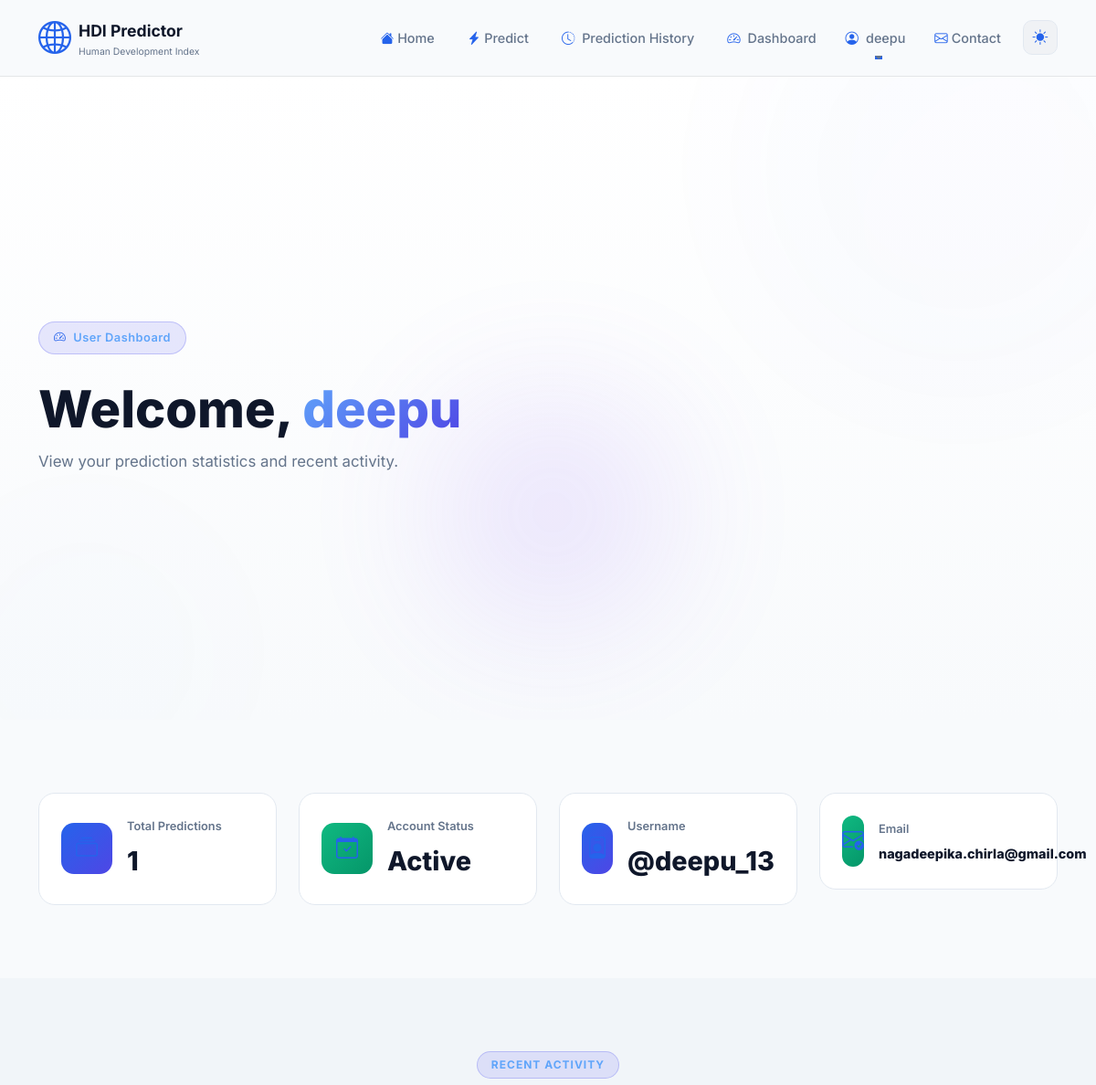
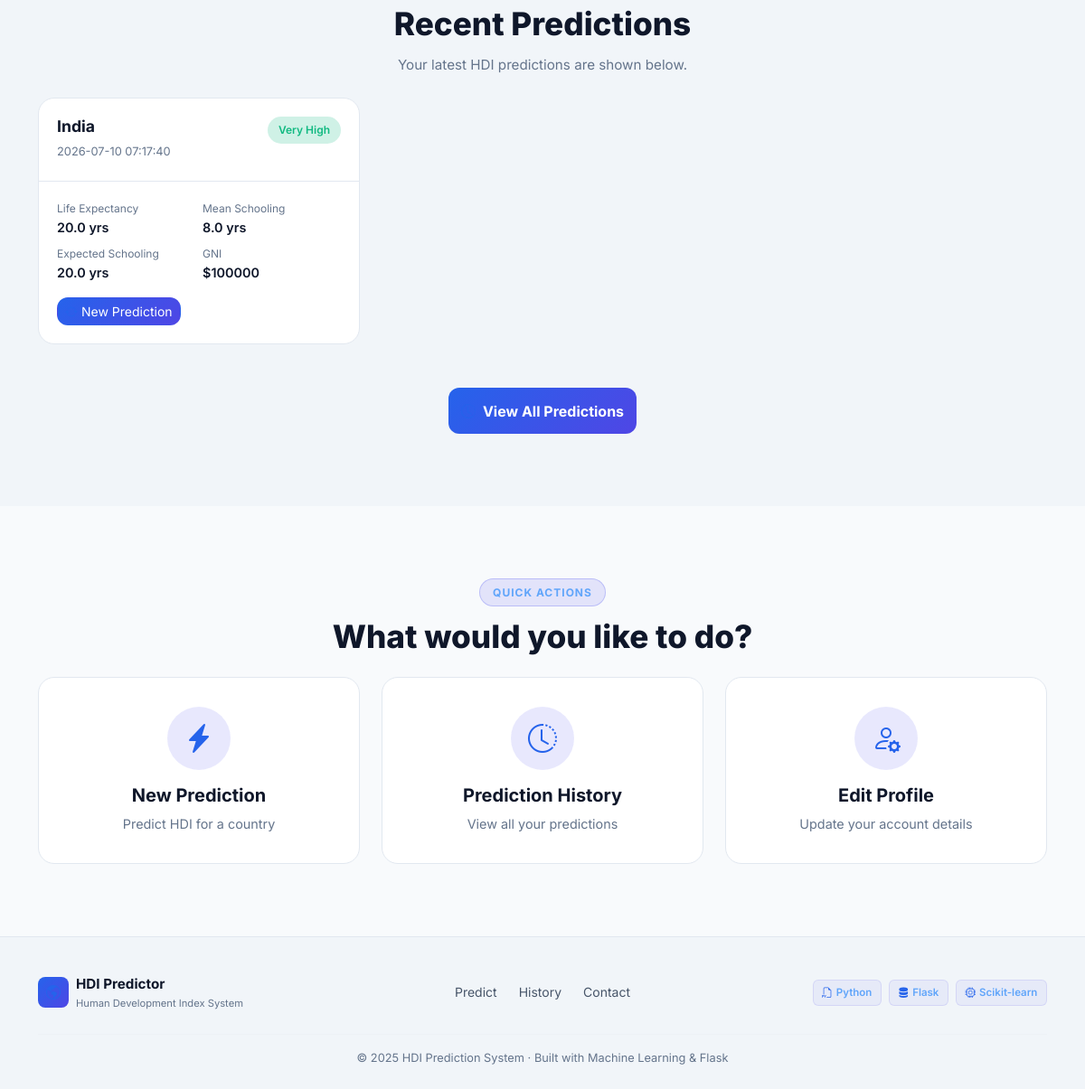
The app's page /dashboard (signed in) with its own data (2 pictures, top to bottom).
### tables this page shows
CREATE TABLE users (
            id INTEGER PRIMARY KEY AUTOINCREMENT,
            fullname TEXT NOT NULL,
            username TEXT UNIQUE NOT NULL,
            email TEXT UNIQUE NOT NULL,
            password_hash TEXT NOT NULL,
            created_at TIMESTAMP DEFAULT CURRENT_TIMESTAMP
        );

CREATE TABLE predictions (
            id INTEGER PRIMARY KEY AUTOINCREMENT,
            user_id INTEGER NOT NULL,
            country TEXT,
            life_expectancy REAL NOT NULL,
            mean_schooling REAL NOT NULL,
            expected_schooling REAL NOT NULL,
            gni REAL NOT NULL,
            prediction TEXT NOT NULL,
            score REAL,
            confidence TEXT,
            model_name TEXT DEFAULT 'Random Forest',
            created_at TIMESTAMP DEFAULT CURRENT_TIMESTAMP,
            FOREIGN KEY (user_id) REFERENCES users (id)
        );

### auth.py (the view)
@auth_bp.route('/dashboard')
@login_required
def dashboard():
    print(f"[DEBUG] Dashboard accessed - user_id: {session.get('user_id')}")
    user = get_user_by_id(session['user_id'])
    prediction_count = get_prediction_count(session['user_id'])
    recent_predictions = get_recent_predictions(session['user_id'], 5)
    return render_template('dashboard.html',
                           user=user,
                           prediction_count=prediction_count,
                           recent_predictions=recent_predictions)

### app.py (called while the page is built)
@app.before_request
def initialize_database():
    print(f"[DEBUG] Request: {request.path} - Session: {dict(session)}")
    if 'user_id' in session:
        print(f"[DEBUG] User logged in: user_id={session.get('user_id')}, username={session.get('username')}")
    if not hasattr(app, '_db_initialized'):
        with app.app_context():
            init_db()
        app._db_initialized = True

@app.context_processor
def inject_user():
    return dict(
        current_user_id=session.get('user_id'),
        current_username=session.get('username'),
        current_fullname=session.get('fullname')
    )

### auth.py (called while the page is built)
def login_required(f):
    @wraps(f)
    def decorated_function(*args, **kwargs):
        print(f"[DEBUG] login_required check - user_id in session: {'user_id' in session}")
        if 'user_id' not in session:
            if request.is_json or request.headers.get('Content-Type') == 'application/json':
                return jsonify({'error': 'Please login to access this feature.'}), 401
            flash('Please login to access this page.', 'warning')
            return redirect(url_for('auth.login'))
        return f(*args, **kwargs)
    return decorated_function

### database.py (called while the page is built)
def get_db():
    if 'db' not in g:
        g.db = sqlite3.connect(DATABASE)
        g.db.row_factory = sqlite3.Row
    return g.db

def get_user_by_id(user_id):
    db = get_db()
    return db.execute(
        'SELECT * FROM users WHERE id = ?', (user_id,)
    ).fetchone()

def get_prediction_count(user_id):
    db = get_db()
    result = db.execute(
        'SELECT COUNT(*) as count FROM predictions WHERE user_id = ?', (user_id,)
    ).fetchone()
    return result['count'] if result else 0

def get_recent_predictions(user_id, limit=5):
    db = get_db()
    return db.execute('''
        SELECT * FROM predictions
        WHERE user_id = ?
        ORDER BY created_at DESC
        LIMIT ?
    ''', (user_id, limit)).fetchall()

### templates/dashboard.html (shortened to what this page needs)
<!DOCTYPE html>
<html lang="en" data-theme="dark">
<head>
  <link href="https://cdn.jsdelivr.net/npm/bootstrap@5.3.2/dist/css/bootstrap.min.css" rel="stylesheet" />
  <link href="https://cdn.jsdelivr.net/npm/bootstrap-icons@1.11.3/font/bootstrap-icons.css" rel="stylesheet" />
  <link href="{{ url_for('static', filename='css/style.css') }}" rel="stylesheet" />
  <link href="{{ url_for('static', filename='css/auth.css') }}" rel="stylesheet" />
</head>
<body>
  {% include 'navbar.html' %}
  <section class="hero-section">
    <div class="hero-bg-shapes">
      <div class="shape shape-1"></div>
      <div class="shape shape-2"></div>
      <div class="shape shape-3"></div>
    </div>
<div class="container position-relative">
      <div class="row align-items-center min-vh-hero">
        <div class="col-lg-8 hero-text">
          <div class="hero-badge mb-3">
            <i class="bi bi-speedometer2 me-2"></i>User Dashboard
          </div>
          <h1 class="hero-title">Welcome, <span class="gradient-text">{{ user.fullname }}</span></h1>
          <p class="hero-desc">
            View your prediction statistics and recent activity.
          </p>
        </div>
      </div>
    </div>
  </section>
  <section class="section-pad">
    <div class="container">
      <div class="row g-4">
        <div class="col-sm-6 col-lg-3">
          <div class="stat-card-dashboard animate-up">
            <div class="stat-icon-wrapper total-icon">
              <i class="bi bi-collection"></i>
            </div>
            <div class="stat-content">
              <div class="stat-label">Total Predictions</div>
              <div class="stat-value">{{ prediction_count }}</div>
            </div>
          </div>
        </div>
        <div class="col-sm-6 col-lg-3">
          <div class="stat-card-dashboard animate-up">
            <div class="stat-icon-wrapper today-icon">
              <i class="bi bi-calendar-check"></i>
            </div>
            <div class="stat-content">
              <div class="stat-label">Account Status</div>
              <div class="stat-value">Active</div>
            </div>
          </div>
        </div>
        <div class="col-sm-6 col-lg-3">
          <div class="stat-card-dashboard animate-up">
            <div class="stat-icon-wrapper total-icon">
              <i class="bi bi-person-badge"></i>
            </div>
            <div class="stat-content">
              <div class="stat-label">Username</div>
              <div class="stat-value">@{{ user.username }}</div>
            </div>
          </div>
        </div>
        <div class="col-sm-6 col-lg-3">
          <div class="stat-card-dashboard animate-up">
            <div class="stat-icon-wrapper today-icon">
              <i class="bi bi-envelope-check"></i>
            </div>
            <div class="stat-content">
              <div class="stat-label">Email</div>
              <div class="stat-value" style="font-size: 0.9rem;">{{ user.email }}</div>
            </div>
          </div>
        </div>
      </div>
    </div>
  </section>
  <section class="section-pad bg-section">
    <div class="container">
      <div class="section-header text-center mb-4">
        <span class="section-tag">Recent Activity</span>
        <h2 class="section-title">Recent Predictions</h2>
        <p class="section-desc">Your latest HDI predictions are shown below.</p>
      </div>
      {% if recent_predictions %}
      <div class="row g-4">
        {% for pred in recent_predictions %}
        <div class="col-lg-6 col-xl-4">
          <div class="prediction-history-card h-100">
            <div class="prediction-history-header">
              <div class="d-flex justify-content-between align-items-start">
                <div>
                  <h5 class="prediction-country mb-1">{{ pred.country or 'Unknown' }}</h5>
                  <span class="prediction-date">{{ pred.created_at }}</span>
                </div>
                <span class="prediction-badge {{ pred.prediction.lower().replace(' ', '-') }}">
                  {{ pred.prediction }}
                </span>
              </div>
            </div>
            <div class="prediction-history-body">
              <div class="row g-2">
                <div class="col-6">
                  <div class="history-stat">
                    <span class="history-stat-label">Life Expectancy</span>
                    <span class="history-stat-value">{{ pred.life_expectancy }} yrs</span>
                  </div>
                </div>
                <div class="col-6">
                  <div class="history-stat">
                    <span class="history-stat-label">Mean Schooling</span>
                    <span class="history-stat-value">{{ pred.mean_schooling }} yrs</span>
                  </div>
                </div>
                <div class="col-6">
                  <div class="history-stat">
                    <span class="history-stat-label">Expected Schooling</span>
                    <span class="history-stat-value">{{ pred.expected_schooling }} yrs</span>
                  </div>
                </div>
                <div class="col-6">
                  <div class="history-stat">
                    <span class="history-stat-label">GNI</span>
                    <span class="history-stat-value">${{ pred.gni|int }}</span>
                  </div>
                </div>
              </div>
              <div class="mt-3">
                <a href="{{ url_for('index') }}#predict" class="btn btn-sm btn-predict-nav">
                  <i class="bi bi-arrow-repeat me-1"></i>New Prediction
                </a>
              </div>
            </div>
          </div>
        </div>
        {% endfor %}
      </div>
      {% endif %}
      <div class="text-center mt-5">
        <a href="{{ url_for('auth.prediction_history') }}" class="btn btn-predict">
          <i class="bi bi-clock-history me-2"></i>View All Predictions
        </a>
      </div>
    </div>
  </section>
  <section class="section-pad">
    <div class="container">
      <div class="section-header text-center mb-4">
        <span class="section-tag">Quick Actions</span>
        <h2 class="section-title">What would you like to do?</h2>
      </div>
      <div class="row g-4 justify-content-center">
        <div class="col-sm-6 col-lg-4">
          <a href="{{ url_for('index') }}#predict" class="action-card h-100">
            <div class="action-icon">
              <i class="bi bi-lightning-charge-fill"></i>
            </div>
            <h5>New Prediction</h5>
            <p class="mb-0">Predict HDI for a country</p>
          </a>
        </div>
        <div class="col-sm-6 col-lg-4">
          <a href="{{ url_for('auth.prediction_history') }}" class="action-card h-100">
            <div class="action-icon">
              <i class="bi bi-clock-history"></i>
            </div>
            <h5>Prediction History</h5>
            <p class="mb-0">View all your predictions</p>
          </a>
        </div>
        <div class="col-sm-6 col-lg-4">
          <a href="{{ url_for('auth.profile') }}" class="action-card h-100">
            <div class="action-icon">
              <i class="bi bi-person-gear"></i>
            </div>
            <h5>Edit Profile</h5>
            <p class="mb-0">Update your account details</p>
          </a>
        </div>
      </div>
    </div>
  </section>
  <div class="toast-container position-fixed top-0 end-0 p-3" id="toastContainer"></div>
  <footer class="footer">
    <div class="container">
      <div class="row align-items-center gy-3">
        <div class="col-md-4">
          <div class="d-flex align-items-center gap-2">
            <div class="brand-icon brand-icon-sm"><i class="bi bi-globe-americas"></i></div>
            <div>
              <div class="footer-brand">HDI Predictor</div>
              <div class="footer-sub">Human Development Index System</div>
            </div>
          </div>
        </div>
        <div class="col-md-4 text-md-center">
          <div class="footer-links">
            <a href="{{ url_for('index') }}#predict">Predict</a>
            <a href="{{ url_for('auth.prediction_history') }}">History</a>
            <a href="{{ url_for('index') }}#contact">Contact</a>
          </div>
        </div>
        <div class="col-md-4 text-md-end">
          <div class="footer-tech">
            <span class="tech-badge"><i class="bi bi-filetype-py me-1"></i>Python</span>
            <span class="tech-badge"><i class="bi bi-server me-1"></i>Flask</span>
            <span class="tech-badge"><i class="bi bi-cpu me-1"></i>Scikit-learn</span>
          </div>
        </div>
      </div>
      <hr class="footer-divider" />
      <p class="footer-copy text-center mb-0">
        © 2025 HDI Prediction System · Built with Machine Learning & Flask
      </p>
    </div>
  </footer>
</body>
</html>

### templates/navbar.html (shortened to what this page needs)
<nav class="navbar navbar-expand-lg sticky-top">
  <div class="container">
    <a class="navbar-brand d-flex align-items-center gap-2" href="{{ url_for('index') }}">
      <i class="bi bi-globe2 hdi-navbar-icon"></i>
      <div>
        <span class="brand-title">HDI Predictor</span>
        <span class="brand-sub d-block">Human Development Index</span>
      </div>
    </a>
    <div class="collapse navbar-collapse" id="navMenu">
      <ul class="navbar-nav ms-auto align-items-lg-center gap-1">
        <li class="nav-item">
          <a class="nav-link {% if request.endpoint == 'index' %}active{% endif %}" href="{{ url_for('index') }}">
            <i class="bi bi-house-fill me-1"></i>Home
          </a>
        </li>
        <li class="nav-item">
          <a class="nav-link {% if request.endpoint == 'index' and '#predict' in request.url or request.path == '/#predict' %}active{% endif %}" href="{{ url_for('index') }}#predict">
            <i class="bi bi-lightning-charge-fill me-1"></i>Predict
          </a>
        </li>
        {% if current_user_id %}
        <li class="nav-item">
          <a class="nav-link {% if request.endpoint == 'prediction_history' %}active{% endif %}" href="{{ url_for('auth.prediction_history') }}">
            <i class="bi bi-clock-history me-1"></i>
            Prediction History
          </a>
        </li>
        <li class="nav-item">
          <a class="nav-link {% if request.endpoint == 'dashboard' %}active{% endif %}" href="{{ url_for('auth.dashboard') }}">
            <i class="bi bi-speedometer2 me-1"></i>
            Dashboard
          </a>
        </li>
        <li class="nav-item dropdown">
          <a class="nav-link dropdown-toggle d-flex align-items-center gap-1 {% if request.endpoint in ['profile'] %}active{% endif %}" href="#" role="button"
             data-bs-toggle="dropdown" aria-expanded="false">
            <i class="bi bi-person-circle me-1"></i>
            {{ current_fullname or current_username }}
          </a>
        </li>
        {% endif %}
        <li class="nav-item">
          <a class="nav-link {% if request.endpoint == 'index' and '#contact' in request.url or request.path == '/#contact' %}active{% endif %}" href="{{ url_for('index') }}#contact">
            <i class="bi bi-envelope me-1"></i>Contact
          </a>
        </li>
        <li class="nav-item ms-lg-1">
          <button id="themeToggleBtn" class="btn theme-toggle" aria-label="Toggle Theme" title="Switch Theme">
            <i class="bi bi-moon-stars-fill"></i>
          </button>
        </li>
      </ul>
    </div>
  </div>
</nav>

### static/css/auth.css (style rules this page uses)
.prediction-history-card { background: var(--card-bg); border: 1px solid var(--border); border-radius: var(--radius); overflow: hidden; transition: var(--transition); }
.prediction-history-header { padding: 1.25rem; border-bottom: 1px solid var(--border); }
.prediction-country { font-size: 1.1rem; font-weight: 700; color: var(--text); }
.prediction-date { font-size: 0.8rem; color: var(--text-muted); }
.prediction-history-body { padding: 1.25rem; }
.history-stat { display: flex; flex-direction: column; }
.history-stat-label { font-size: 0.75rem; color: var(--text-muted); }
.history-stat-value { font-size: 0.9rem; font-weight: 600; color: var(--text); }
.prediction-badge { padding: 0.35rem 0.75rem; border-radius: 50px; font-size: 0.75rem; font-weight: 600; }
.prediction-badge.very-high { background: rgba(16,185,129,0.2); color: var(--success); }
.action-card { background: var(--card-bg); border: 1px solid var(--border); border-radius: var(--radius); padding: 2rem; text-align: center; text-decoration: none; transition: var(--transition); display: block; }
.action-icon { width: 70px; height: 70px; border-radius: 50%; background: rgba(99,102,241,0.15); display: flex; align-items: center; justify-content: center; font-size: 2rem; margin: 0 auto 1rem; color: var(--primary); }
.action-card h5 { color: var(--text); font-weight: 700; margin-bottom: 0.5rem; }
.action-card p { color: var(--text-muted); font-size: 0.9rem; margin-bottom: 0; }
[data-theme="light"] .prediction-history-card { background: var(--card-bg); border: 1px solid var(--border); }
[data-theme="light"] .action-card { background: var(--card-bg); border: 1px solid var(--border); }

### records on screen
users: fullname "deepu", username "deepu_13", email "nagadeepika.chirla@gmail.com"
predictions: country "India", created_at "2026-07-10 07:17:40", prediction "Very High", life_expectancy "20.0", mean_schooling "8.0", expected_schooling "20.0", gni "100000"

### other values on screen
{{ prediction_count }} "1"
